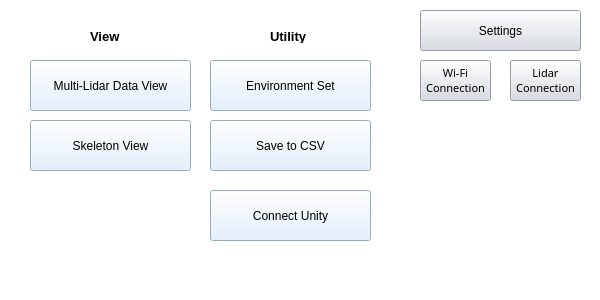
<?xml version="1.0" encoding="UTF-8"?>
<ui version="4.0">
 <class>MainWindow</class>
 <widget class="QMainWindow" name="MainWindow">
  <property name="geometry">
   <rect>
    <x>0</x>
    <y>0</y>
    <width>600</width>
    <height>300</height>
   </rect>
  </property>
  <property name="windowTitle">
   <string>MainWindow</string>
  </property>
  <property name="styleSheet">
   <string notr="true">background-color: #FFFFFF;</string>
  </property>
  <widget class="QWidget" name="StartWindow">
   <widget class="QPushButton" name="Button_dataview">
    <property name="geometry">
     <rect>
      <x>30</x>
      <y>60</y>
      <width>161</width>
      <height>51</height>
     </rect>
    </property>
    <property name="styleSheet">
     <string notr="true">background-color: rgb(221, 236, 255);</string>
    </property>
    <property name="text">
     <string>Multi-Lidar Data View</string>
    </property>
   </widget>
   <widget class="QPushButton" name="Button_setting">
    <property name="geometry">
     <rect>
      <x>420</x>
      <y>10</y>
      <width>161</width>
      <height>41</height>
     </rect>
    </property>
    <property name="styleSheet">
     <string notr="true">background-color: rgb(213, 218, 227);</string>
    </property>
    <property name="text">
     <string>Settings</string>
    </property>
    <property name="checkable">
     <bool>false</bool>
    </property>
    <property name="checked">
     <bool>false</bool>
    </property>
    <property name="autoRepeatDelay">
     <number>300</number>
    </property>
    <property name="autoDefault">
     <bool>false</bool>
    </property>
   </widget>
   <widget class="QPushButton" name="Button_envset">
    <property name="geometry">
     <rect>
      <x>210</x>
      <y>60</y>
      <width>161</width>
      <height>51</height>
     </rect>
    </property>
    <property name="styleSheet">
     <string notr="true">background-color: rgb(221, 236, 255);</string>
    </property>
    <property name="text">
     <string>Environment Set</string>
    </property>
   </widget>
   <widget class="QPushButton" name="Button_skeletonview">
    <property name="geometry">
     <rect>
      <x>30</x>
      <y>120</y>
      <width>161</width>
      <height>51</height>
     </rect>
    </property>
    <property name="styleSheet">
     <string notr="true">background-color: rgb(221, 236, 255);</string>
    </property>
    <property name="text">
     <string>Skeleton View</string>
    </property>
   </widget>
   <widget class="QPushButton" name="Button_csvsave">
    <property name="geometry">
     <rect>
      <x>210</x>
      <y>120</y>
      <width>161</width>
      <height>51</height>
     </rect>
    </property>
    <property name="styleSheet">
     <string notr="true">background-color: rgb(221, 236, 255);</string>
    </property>
    <property name="text">
     <string>Save to CSV</string>
    </property>
   </widget>
   <widget class="QLabel" name="label">
    <property name="geometry">
     <rect>
      <x>90</x>
      <y>30</y>
      <width>60</width>
      <height>13</height>
     </rect>
    </property>
    <property name="font">
     <font>
      <family>Arial</family>
      <pointsize>10</pointsize>
      <weight>75</weight>
      <bold>true</bold>
     </font>
    </property>
    <property name="text">
     <string>View</string>
    </property>
   </widget>
   <widget class="QLabel" name="label_2">
    <property name="geometry">
     <rect>
      <x>270</x>
      <y>30</y>
      <width>60</width>
      <height>13</height>
     </rect>
    </property>
    <property name="font">
     <font>
      <family>Arial</family>
      <pointsize>10</pointsize>
      <weight>75</weight>
      <bold>true</bold>
     </font>
    </property>
    <property name="text">
     <string>Utility</string>
    </property>
   </widget>
   <widget class="QPushButton" name="Button_unity">
    <property name="geometry">
     <rect>
      <x>210</x>
      <y>190</y>
      <width>161</width>
      <height>51</height>
     </rect>
    </property>
    <property name="styleSheet">
     <string notr="true">background-color: rgb(221, 236, 255);</string>
    </property>
    <property name="text">
     <string>Connect Unity</string>
    </property>
   </widget>
   <widget class="QGraphicsView" name="graphicsView">
    <property name="geometry">
     <rect>
      <x>-40</x>
      <y>-10</y>
      <width>661</width>
      <height>331</height>
     </rect>
    </property>
    <property name="styleSheet">
     <string notr="true">
background-image: url(C:/capstone_data/Multi-2d-Lidar-sensors-motion-reconition/QT/qrc//images//background.JPG);</string>
    </property>
   </widget>
   <widget class="QPushButton" name="Button_usbconnection">
    <property name="geometry">
     <rect>
      <x>510</x>
      <y>60</y>
      <width>71</width>
      <height>41</height>
     </rect>
    </property>
    <property name="font">
     <font>
      <family>굴림</family>
      <pointsize>8</pointsize>
     </font>
    </property>
    <property name="styleSheet">
     <string notr="true">background-color: rgb(213, 218, 227);</string>
    </property>
    <property name="text">
     <string>Lidar
Connection</string>
    </property>
    <property name="checkable">
     <bool>false</bool>
    </property>
    <property name="checked">
     <bool>false</bool>
    </property>
    <property name="autoRepeatDelay">
     <number>300</number>
    </property>
    <property name="autoDefault">
     <bool>false</bool>
    </property>
   </widget>
   <widget class="QPushButton" name="Button_wificonnection">
    <property name="geometry">
     <rect>
      <x>420</x>
      <y>60</y>
      <width>71</width>
      <height>41</height>
     </rect>
    </property>
    <property name="font">
     <font>
      <family>굴림</family>
      <pointsize>8</pointsize>
     </font>
    </property>
    <property name="styleSheet">
     <string notr="true">background-color: rgb(213, 218, 227);</string>
    </property>
    <property name="text">
     <string>Wi-Fi
Connection</string>
    </property>
    <property name="checkable">
     <bool>false</bool>
    </property>
    <property name="checked">
     <bool>false</bool>
    </property>
    <property name="autoRepeatDelay">
     <number>300</number>
    </property>
    <property name="autoDefault">
     <bool>false</bool>
    </property>
   </widget>
   <zorder>graphicsView</zorder>
   <zorder>Button_dataview</zorder>
   <zorder>Button_setting</zorder>
   <zorder>Button_envset</zorder>
   <zorder>Button_skeletonview</zorder>
   <zorder>Button_csvsave</zorder>
   <zorder>label</zorder>
   <zorder>label_2</zorder>
   <zorder>Button_unity</zorder>
   <zorder>Button_usbconnection</zorder>
   <zorder>Button_wificonnection</zorder>
  </widget>
 </widget>
 <resources>
  <include location="../qrc/background.qrc"/>
 </resources>
 <connections/>
</ui>
